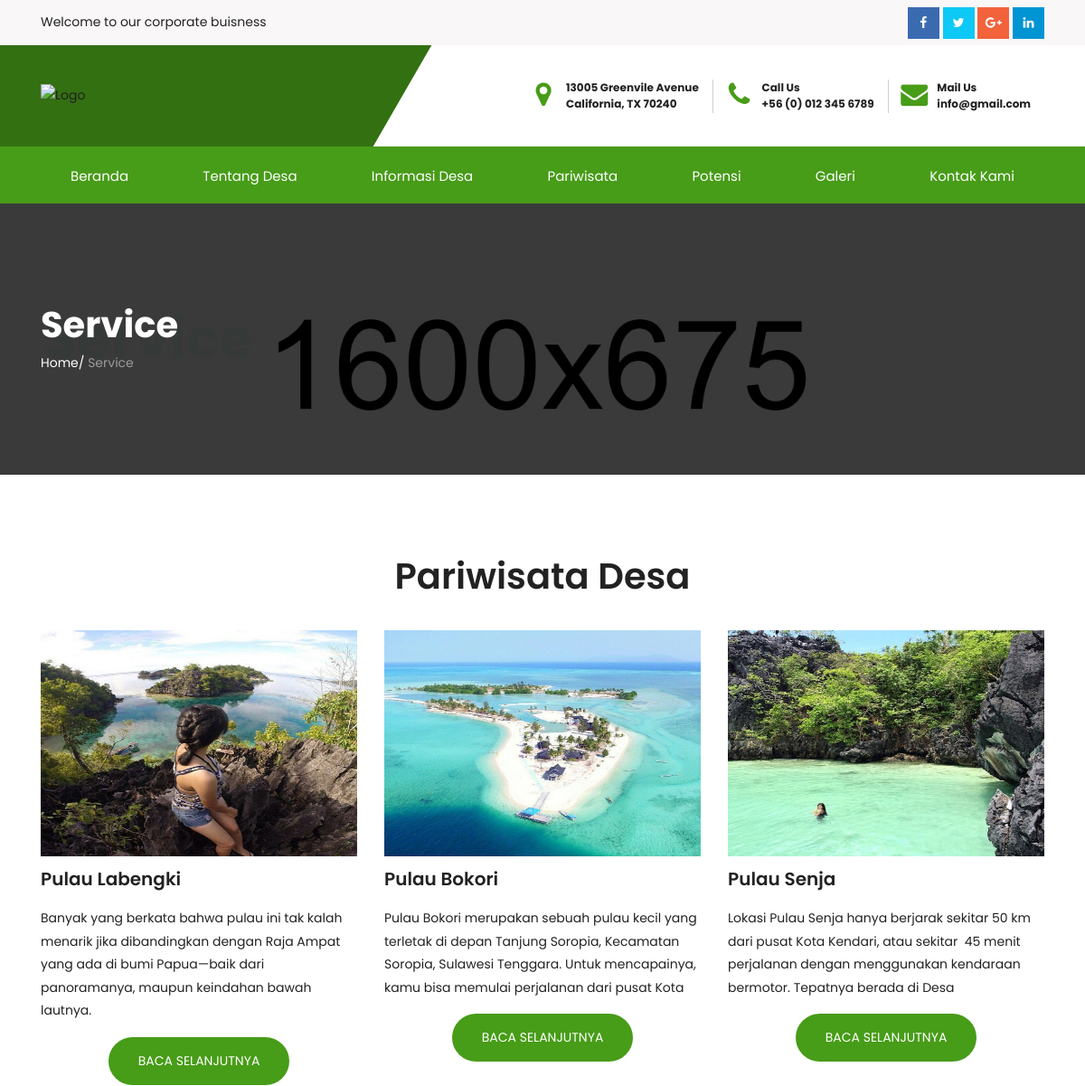
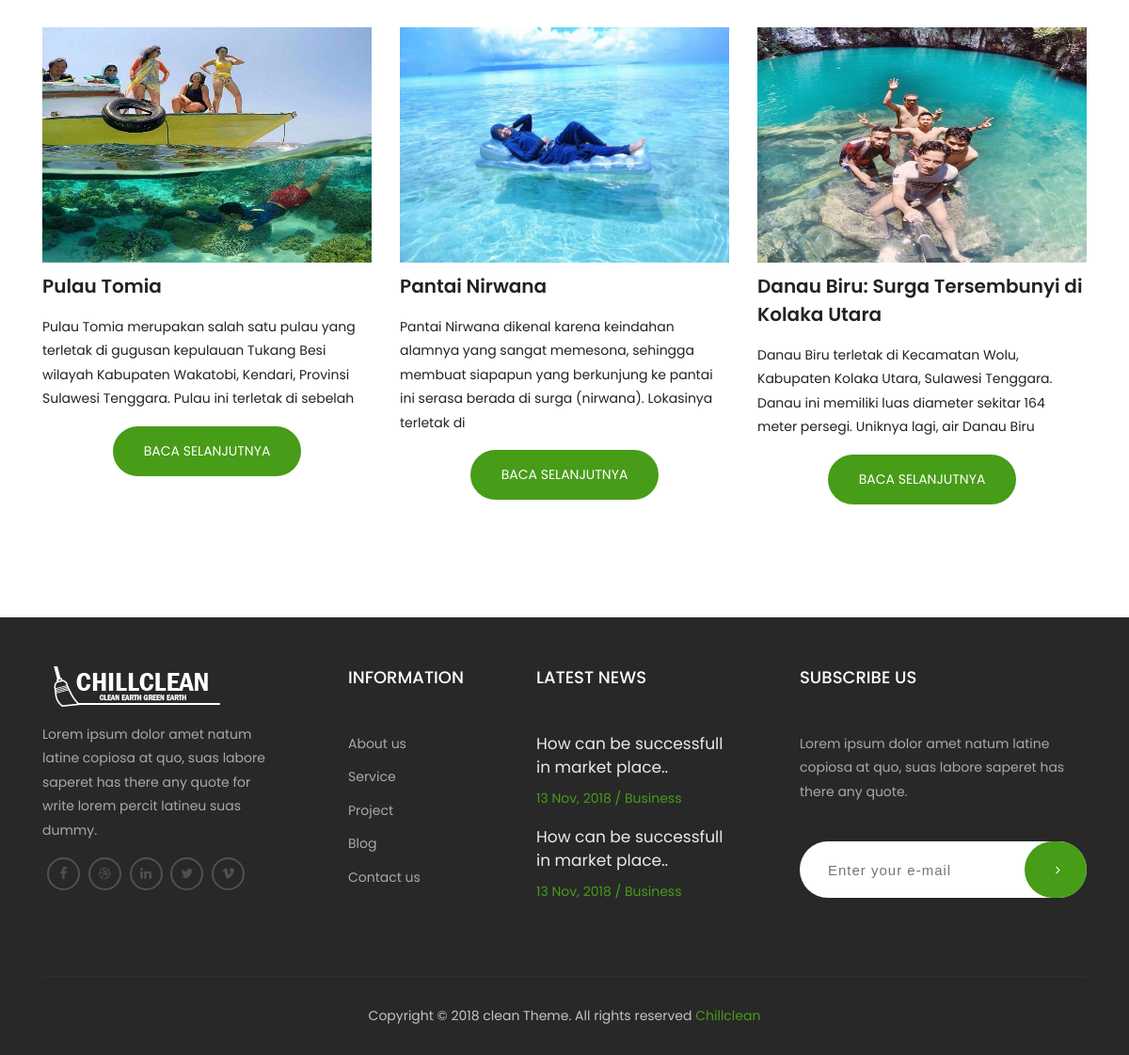
The page /index.php/home/pariwisata on the database its author committed (2 pictures, top to bottom).
### tables this page shows
CREATE TABLE IF NOT EXISTS `table_pariwisata` (
  `pariwisata_id` int(11) NOT NULL,
  `pariwisata_name` varchar(200) NOT NULL,
  `pariwisata_desc` text NOT NULL,
  `pariwisata_image` text NOT NULL
);

### application/controllers/Home.php (called while the page is built, shortened)
<?php
class Home extends CI_Controller {
    function __construct() {
        $this->load->model("M_login");
        $this->load->model("M_gambar");
        $this->load->model("M_berita");
        $this->load->model("M_perangkat");
    		$this->load->model("M_foto");
    		$this->load->model("M_foto_kegiatan");
    		$this->load->model("M_video");
        $this->load->model("M_agenda");
		    $this->load->model("M_potensi");
		    $this->load->model("M_pariwisata");
		    $this->load->model("M_visi");
		    $this->load->model("M_sejarah_desa");
		    $this->load->model("M_sejarah_pemerintahan");
		    $this->load->model("M_perangkat");
		    $this->load->model("M_fasilitas");
        $this->load->library("pagination");
    }
    public function pariwisata(){
      $data['pariwisata']=$this->M_pariwisata->tampil_data_pariwisata();
      $this->load->view("frontend/pariwisata",$data);
    }
}
?>

### index.php (called while the page is built, shortened)
<?php
require_once BASEPATH.'core/CodeIgniter.php';

### application/models/M_pariwisata.php (called while the page is built, shortened)
<?php
class M_pariwisata extends CI_Model{
	public function tampil_data_pariwisata() {
        $query  = $this->db->query("select * from table_pariwisata");
        return $query->result();
    }
}
?>

### application/views/frontend/pariwisata.php (the view, shortened to what this page needs)
<!DOCTYPE html>
<html lang="en">
	<head>
		<link href="<?php echo base_url()?>assets/assets/css/bootstrap.min.css" rel="stylesheet" type="text/css">
		<link href="<?php echo base_url()?>assets/assets/css/font-awesome.css" rel="stylesheet" type="text/css">
		<link href="<?php echo base_url()?>assets/assets/css/ionicons.css" rel="stylesheet" type="text/css">
		<link href="<?php echo base_url()?>assets/assets/css/jquery.fancybox.css" rel="stylesheet" type="text/css">
		<link href="<?php echo base_url()?>assets/assets/css/settings.css" type="text/css" rel="stylesheet" media="screen">
		<link href="<?php echo base_url()?>assets/assets/css/layers.css" type="text/css" rel="stylesheet" media="screen">
		<link href="<?php echo base_url()?>assets/assets/css/layers.css" type="text/css" rel="stylesheet" media="screen">
		<link href="<?php echo base_url()?>assets/assets/css/owl.carousel.css" type="text/css" rel="stylesheet" media="screen">
		<link href="<?php echo base_url()?>assets/assets/css/style.css" rel="stylesheet">
		<link href="<?php echo base_url()?>assets/assets/css/header.css" rel="stylesheet" type="text/css">
		<link href="<?php echo base_url()?>assets/assets/css/footer.css" rel="stylesheet" type="text/css" />
		<link href="<?php echo base_url()?>assets/assets/css/theme-color/default.css" rel="stylesheet" type="text/css" id="theme-color" />
	</head>
	<body>
		<header>
		<div class="top-part__block">
			<div class="container">
				<div class="row">
					<div class="col-sm-7">
						<p>
							Welcome to our corporate buisness
						</p>
					</div>
					<div class="col-sm-5">
						<div class="social-link__block text-right">
							<a href="#" class="facebook">
								<i class="fa fa-facebook"></i>
							</a>
							<a href="#" class="twitter">
								<i class="fa fa-twitter"></i>
							</a>
							<a href="#" class="google-plus">
								<i class="fa fa-google-plus"></i>
							</a>
							<a href="#" class="linkedin">
								<i class="fa fa-linkedin"></i>
							</a>
						</div>
					</div>
				</div>
			</div>
		</div>
		<div class="middel-part__block">
			<div class="container">
				<div class="row">
					<div class="col-lg-4 logo col-md-12 d-flex align-items-center">
							<a href="index.html">
								<img src="assets/images/logo.png" alt="Logo">
								</a>
					</div>
					<div class="col-lg-8 col-md-12">
						<div class="top-info__block text-right">
							<ul>
								<li>
									<i class="fa fa-map-marker"></i>
									<p>
										13005 Greenvile Avenue
										<span> California, TX 70240</span>
									</p>
								</li>
								<li>
									<i class="fa fa-phone"></i>
									<p>
										Call Us
										<span> +56 (0) 012 345 6789</span>
									</p>
								</li>
								<li>
									<i class="fa fa-envelope" aria-hidden="true"></i>
									<p>
										Mail Us
										<span>
											<a href="mailto:info@gmail.com">info@gmail.com</a>
										</span>
									</p>
								</li>
							</ul>
						</div>
					</div>
				</div>
			</div>
		</div>
		<div class="main_nav stricky-header__top navbar-toggleable-md">
			<nav class="navbar navbar-default navbar-sticky bootsnav">
				<div class="container">
					<div class="collapse navbar-collapse" id="navbar-menu">
						<ul class="nav navbar-nav mobile-menu d-flex justify-content-between">
							<li>
								<a href="<?php echo base_url();?>">Beranda</a>
							</li>
							<li>
								<a href="#!">Tentang Desa</a>
							</li>
							<li>
								<a href="javascript:avoid(0);">Informasi Desa</a>
							</li>
							<li>
								<a href="<?php echo site_url('Home/pariwisata');?>">Pariwisata</a>
							</li>
							<li>
								<a href="<?php echo site_url('Home/potensi');?>">Potensi</a>
							</li>
							<li>
								<a href="javascript:avoid(0);">Galeri</a>
							</li>
							<li>
								<a href="<?php echo site_url('Home/kontak');?>">Kontak Kami</a>
							</li>
						</ul>
					</div>
				</div>
			</nav>
		</div>
	</header>
  <section class="inner-intro bg-img light-color overlay-before parallax-background">
			<div class="container">
				<div class="row title">
					<div class="title_row">
						<h1 data-title="Service"><span>Service</span></h1>
						<div class="page-breadcrumb">
							<a>Home</a>/ <span>Service</span>
						</div>
					</div>
				</div>
			</div>
		</section>
			<section class="padding ptb-xs-40">
			<div class="container">
				<div class="row pb-30 text-center">
					<div class="col-md-12">
						<div class="section-title_home">
							<h2>Pariwisata <span>Desa</span></h2>
						</div>
					</div>
				</div>
				<div class="row">
				<?php
				function limit_words($string, $word_limit){
						$words = explode(" ",$string);
						return implode(" ",array_splice($words,0,$word_limit));
				}
				 	foreach ($pariwisata as $key) {
				?>
						<div class="col-md-6 col-lg-4 mb-30">
							<div class="service_box">
								<figure>
									<img src="<?php echo base_url()?>assets/pariwisata/<?php echo $key->pariwisata_image;?>" alt="" height="250" width="350" />
								</figure>
								<h3><a href="<?php echo site_url("home/detail_pariwisata?id=".$key->pariwisata_id);?>"><?php echo $key->pariwisata_name;?></a></h3>
								<p>
									<?php
										$limited_string = limit_words($key->pariwisata_desc, 25);
										echo $limited_string;
									?>
								</p>
							</div>
							<center><a href="<?php echo site_url("home/detail_pariwisata?id=".$key->pariwisata_id);?>" class="btn-text">Baca Selanjutnya</a> </center>
						</div>
							<?php
						}
							?>
				</div>
			</div>
		</section>
		<footer class="footer pt-50">
			<div class="container">
				<div class="row">
					<div class="col-md-6 col-lg-3 footer_logo">
						<a href="index.html"><img src="assets/images/footer_logo.png" alt=""></a>
						<p>
							Lorem ipsum dolor amet natum latine copiosa at quo, suas labore saperet has there any quote for write lorem percit latineu suas dummy.
						</p>
						<ul>
							<li>
								<a href="#"><i class="fa fa-facebook" aria-hidden="true"></i></a>
							</li>
							<li>
								<a href="#"><i class="fa fa-dribbble" aria-hidden="true"></i></a>
							</li>
							<li>
								<a href="#"><i class="fa fa-linkedin" aria-hidden="true"></i></a>
							</li>
							<li>
								<a href="#"><i class="fa fa-twitter" aria-hidden="true"></i></a>
							</li>
							<li>
								<a href="#"><i class="fa fa-vimeo" aria-hidden="true"></i></a>
							</li>
						</ul>
					</div>
					<div class="col-md-6 col-lg-2 mt-xs-30 link_footer">
						<h4>Information</h4>
						<ul>
							<li>
								<a href="#">About us</a>
							</li>
							<li>
								<a href="#">Service</a>
							</li>
							<li>
								<a href="#">Project</a>
							</li>
							<li>
								<a href="#">Blog</a>
							</li>
							<li>
								<a href="#">Contact us</a>
							</li>
						</ul>
					</div>
					<div class="col-md-6 col-lg-3 mt-sm-30 mt-xs-30 footer-latest-news">
						<h4>Latest News</h4>
						<div class="single-news">
							<h5><a href="#">How can be successfull in market place..</a></h5>
							<span>13 Nov, 2018  /  Business</span>
						</div>
						<div class="single-news">
							<h5><a href="#">How can be successfull in market place..</a></h5>
							<span>13 Nov, 2018  /  Business</span>
						</div>
					</div>
					<div class="col-md-6 col-lg-4 mt-sm-30 mt-xs-30 footer-subscribe">
						<h4>Subscribe Us</h4>
						<p>
							Lorem ipsum dolor amet natum latine copiosa at quo, suas labore saperet has there any quote.
						</p>
						<form action="#">
							<input type="text" placeholder="Enter your e-mail">
							<button class="btn-text">
								<i class="fa fa-angle-right" aria-hidden="true"></i>
							</button>
						</form>
					</div>
				</div>
			</div>
			<div class="bottom-footer text-center">
				<div class="container">
					<div class="bor_top clearfix">
						<p>
							Copyright © 2018 clean Theme. All rights reserved <a href="#">Chillclean</a>
						</p>
					</div>
				</div>
			</div>
		</footer>
	</body>
</html>

### assets/assets/css/header.css (style rules this page uses)
nav.navbar.bootsnav { margin-bottom: 0; -moz-border-radius: 0px; -webkit-border-radius: 0px; -o-border-radius: 0px; border-radius: 0px; background-color: #fff; border: none; z-index: 9; padding: 0px; }
nav.navbar.bootsnav ul.nav > li > a { color: #6f6f6f; background-color: transparent; outline: none; margin-bottom: -2px; }
@media (min-width: 1024px) { nav.navbar.bootsnav ul.nav > li > a { padding: 30px 15px; } }
.top-part__block { background-color: #f9f7f7; color: #7f8997; overflow: hidden; height: 50px; }
.top-info__block p, .top-part__block p { margin: 0; }
.top-part__block p { color: #222; margin-top: 12px; }
.social-link__block a { color: #fff !important; display: inline-block; width: 35px; height: 35px; line-height: 35px; text-align: center; margin-top: 2px; position: relative; z-index: 2; }
.social-link__block a.facebook { background-color: #3a6bb1; }
.social-link__block a.twitter { background-color: #0ec8f5; }
.social-link__block a.google-plus { background-color: #f2623b; }
.social-link__block a.linkedin { background-color: #0094d3; }
.social-link__block a:after { content: ''; position: absolute; background-color: #364c61; height: 100%; width: 100%; z-index: -1; top: 0; left: 0; opacity: 0; transform: scaleY(0); -webkit-transition: all 0.3s ease-in-out; -moz-transition: all 0.3s ease-in-out; -ms-transition: all 0.3s ease-in-out; -o-transition: all 0.3s ease-in-out; transition: all 0.3s ease-in-out; }
.social-link__block { padding-top: 6px; }
.top-info__block ul { list-style: outside none none; margin: 0; padding: 0; }
.top-info__block ul li { display: inline-block; position: relative; }
.top-info__block p span { color: #222; display: block; font-size: 12px; }
.middel-part__block { position: relative; }
.middel-part__block .logo a { display: inline-block; padding: 27px 0; width: 250px; }
.middel-part__block::before { background: #0c1f38; content: ""; height: 100%; left: 0; position: absolute; top: 0; width: 50%; margin-left: -400px; }
.top-info__block li i { color: #0c1f38; font-size: 30px; height: 50px; left: 0; line-height: 50px; margin-top: -25px; position: absolute; text-align: center; top: 46%; width: 50px; }
.top-info__block p { margin-right: 15px; padding-left: 50px; text-align: left; font-size: 12px; color: #222; line-height: 1.54; font-weight: bold; }
.top-info__block { padding-bottom: 34px; padding-top: 38px; }
.top-info__block li { border-right: 1px solid #cfcfd0; }
.top-info__block li:last-child { border: medium none; }
.middel-part__block .logo { background: #0c1f38 none repeat scroll 0 0; position: relative; }
.middel-part__block .logo:after { content: ""; background: #0c1f38 none repeat scroll 0 0; transform: skewX(-30deg); -webkit-transform: skewX(-30deg); height: 100%; width: 79px; right: -35px; position: absolute; top: 0; }
.top-part__block { position: relative; }
header { position: relative; z-index: 9999; }
.navbar-nav li a { text-transform: capitalize; }
.nav.navbar-nav { float: none; }
nav.navbar.bootsnav ul.nav > li { position: relative; }
nav.navbar.bootsnav ul.nav > li > a { color: #fff; font-size: 15px; padding: 20px 33px; display: block; }
@media (min-width: 992px) { .nav.navbar-nav { display: block; width: 100%; } }
@media (min-width: 992px) { .navbar-nav > li { display: inline-block; } }

### rows shown on the page
table_pariwisata: pariwisata_image (picture), pariwisata_name "Pulau Labengki", pariwisata_desc "Banyak yang berkata bahwa pulau ini tak kalah menarik jika dibandingkan dengan Raja Ampat yang ada di bumi Papua—baik dari panoramanya, maupun keindahan bawah lautnya."
table_pariwisata: pariwisata_image (picture), pariwisata_name "Pulau Bokori", pariwisata_desc "Pulau Bokori merupakan sebuah pulau kecil yang terletak di depan Tanjung Soropia, Kecamatan Soropia, Sulawesi Tenggara. Untuk mencapainya, kamu bisa memulai perjalanan dari pusat Kota"
table_pariwisata: pariwisata_image (picture), pariwisata_name "Pulau Senja", pariwisata_desc "Lokasi Pulau Senja hanya berjarak sekitar 50 km dari pusat Kota Kendari, atau sekitar 45 menit perjalanan dengan menggunakan kendaraan bermotor. Tepatnya berada di Desa"
table_pariwisata: pariwisata_image (picture), pariwisata_name "Pulau Tomia", pariwisata_desc "Pulau Tomia merupakan salah satu pulau yang terletak di gugusan kepulauan Tukang Besi wilayah Kabupaten Wakatobi, Kendari, Provinsi Sulawesi Tenggara. Pulau ini terletak di sebelah"
table_pariwisata: pariwisata_image (picture), pariwisata_name "Pantai Nirwana", pariwisata_desc "Pantai Nirwana dikenal karena keindahan alamnya yang sangat memesona, sehingga membuat siapapun yang berkunjung ke pantai ini serasa berada di surga (nirwana). Lokasinya terletak di"
table_pariwisata: pariwisata_image (picture), pariwisata_name "Danau Biru: Surga Tersembunyi di Kolaka Utara", pariwisata_desc "Danau Biru terletak di Kecamatan Wolu, Kabupaten Kolaka Utara, Sulawesi Tenggara. Danau ini memiliki luas diameter sekitar 164 meter persegi. Uniknya lagi, air Danau Biru"
